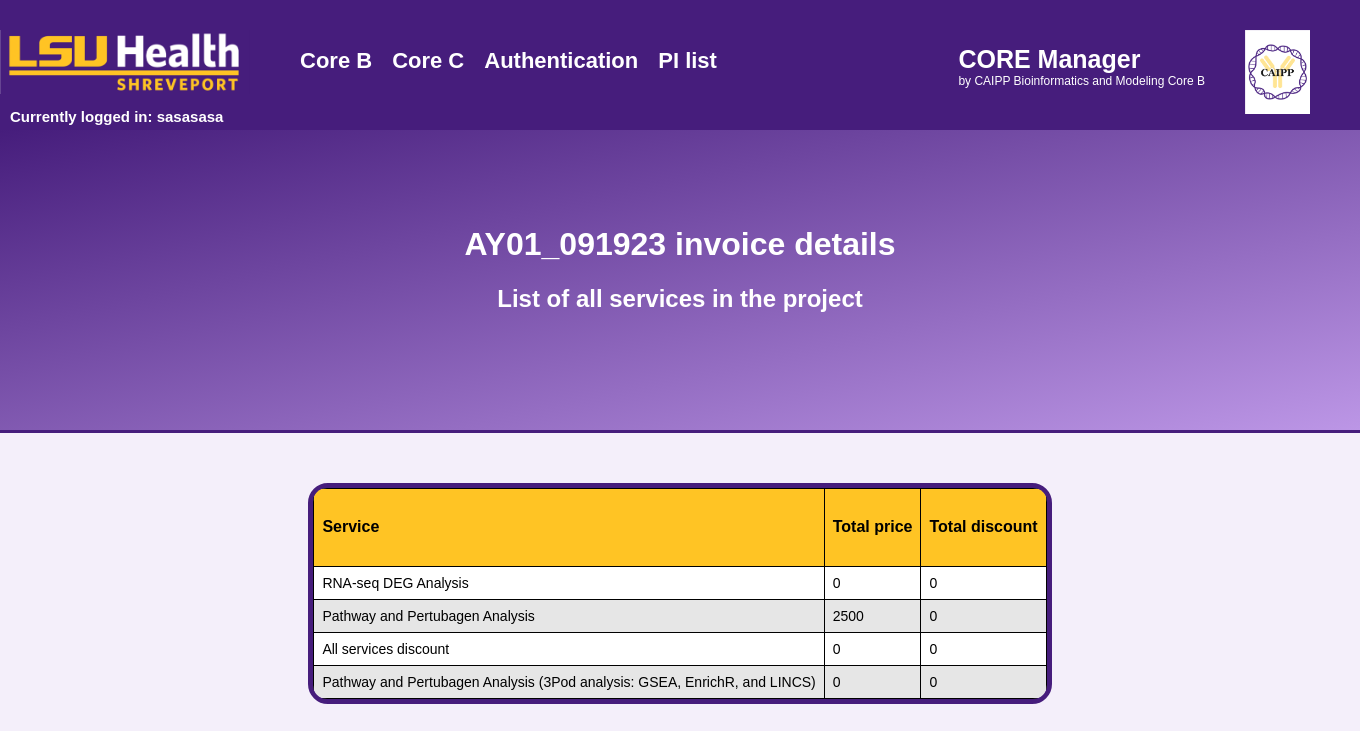
Page /invoice_details?project_id=AY01_091923 (signed in) on the committed database.
### app/models.py (models this page shows, shortened)
class User(UserMixin, db.Model):
    __tablename__ = 'users'
    id = db.Column(db.Integer, primary_key=True) # primary keys are required by SQLAlchemy
    email = db.Column(db.String(100), unique=True)
    password = db.Column(db.String(100))
    name = db.Column(db.String(100))
    urole = db.relationship('Role', secondary='userhasrole', back_populates='user')
    @property
    def is_admin(self):
        for ur in self.urole:
            if ur.role == "admin":
                return True
        return False
    @property
    def is_core_b(self):
        for ur in self.urole:
            if ur.role == "coreB":
                return True
        return False
    @property
    def is_core_c(self):
        for ur in self.urole:
            if ur.role == "coreC":
                return True
        return False

class Invoice(db.Model):
    __tablename__ = "invoices"
    id = db.Column(db.Integer, primary_key=True)
    project_id = db.Column(db.String(50))
    service_type = db.Column(db.String(100))
    service_sample_number = db.Column(db.Integer)
    service_sample_price = db.Column(db.Integer)
    total_price = db.Column(db.Integer)
    discount_sample_number = db.Column(db.Integer)
    discount_sample_amount = db.Column(db.Integer)
    discount_reason = db.Column(db.String(250))
    total_discount = db.Column(db.Integer)

### app/CoreB/invoices_list/routes.py (the view)
@bp.route('/invoice_details', methods=['GET'])
@login_required(["coreB", "admin"])
def invoice_details():
    if request.method == 'GET':
        project_id = request.args['project_id']
        invoice_details = []
        invoice = Invoice.query.filter_by(project_id=project_id).all()
        if invoice:
            for inv in invoice:
                invoice_detail_dict = {
                    'Service': inv.service_type,
                    'Total price': inv.total_price,
                    'Total discount': inv.total_discount
                }
                invoice_details.append(invoice_detail_dict)
        response = make_response(render_template('CoreB/invoice_details.html', data=invoice_details, project_id=project_id, list=list, len=len, str=str))
        response.headers["Cache-Control"] = "no-cache, no-store, must-revalidate" # HTTP 1.1.
        response.headers["Pragma"] = "no-cache" # HTTP 1.0.
        response.headers["Expires"] = "0" # Proxies.
        return response

### app/__init__.py (called while the page is built)
def login_required(role=[]):
    def wrapper(fn):
        @wraps(fn)
        def decorated_view(*args, **kwargs):
            if not current_user.is_authenticated:
                return login_manager.unauthorized()
            urole = current_user.urole
            for r in role:
                if r == "any":
                    break
                elif any(ur.role == r for ur in urole):
                    pass
                else:
                    return login_manager.unauthorized()
            return fn(*args, **kwargs)
        return decorated_view
    return wrapper

### app/templates/CoreB/invoice_details.html
{% extends "base.html" %}
{% block content %}
<html>
<body>
  <div class="header" id="gradheader">
    <h1 class="header_text">{{project_id}} invoice details</h1>
    <h2 class="header_text">List of all services in the project</h2>
  </div>
  <div class="noback_centerdiv">
    <div class="div-border-min">
      <table class="table_round_all">
        <thead>
          <tr>
            {% for header in data[0].keys() %}
            <th>
              <h4>{{ header }}</h4>
            </th>
            {% endfor %}
          </tr>
        </thead>
        <tbody>
          {% for row in range(0, len(data)) %}
          <tr id="{{row}}">
            {% for col in range(0, len(list(data[row].values()))) %}
            <td>
              {{ list(data[row].values())[col] }}
              {% endfor %}
              {% endfor %}
            </td>
          </tr>
        </tbody>
      </table>
    </div>
  </div>
</body>
</html>
{% endblock %}

### app/templates/base.html (shortened to what this page needs)
<!DOCTYPE html>
<html lang="en">
<head>
    <link rel="stylesheet" type="text/css" href="{{ url_for('static',filename='styles/page_style.css') }}">
</head>
<body>
    <div class='navbar'>
        <a href="/login"><img src="{{ url_for('static', filename='images/LSU.png') }}"
                style="width: 250px; padding-right: 50px; float: left" /></a>
        {% if current_user.is_authenticated %}
        {% if not (current_user.is_core_b and current_user.is_core_c)%}
        {% if current_user.is_core_b %}
        <a href="/orders">
            <h2 class="base-heading">Orders</h2>
        </a>
        <a href="/invoices_list">
            <h2 class="base-heading">Invoices</h2>
        </a>
        <a href="/graphs">
            <h2 class="base-heading">Graphs</h2>
        </a>
        {% endif %}
        {% if current_user.is_core_c %}
        <a href="/antibodies">
            <h2 class="base-heading">Antibodies</h2>
        </a>
        <a href="/panels">
            <h2 class="base-heading">Panels</h2>
        </a>
        <a href="/mouse">
            <h2 class="base-heading">Mouse Database</h2>
        </a>
        {% if current_user.is_admin and current_user.is_core_c%}
        <a href="/stock">
            <h2 class="base-heading">Stock</h2>
        </a>
        {% endif %}
        {% endif %}
        {% else %}
        <div class="dropdown">
            <h2 class="base-heading">Core B
            </h2>
        </div>
        <div class="dropdown">
            <h2 class="base-heading">Core C
            </h2>
        </div>
        {% endif %}
        {% if current_user.is_admin %}
        <a href="/pilist">
            <h2 class="base-heading">PI list</h2>
        </a>
        {% endif %}
        {% endif %}
        <div class="dropdown">
            <h2 class="base-heading">Authentication
            </h2>
        </div>
        <div class="rightdiv"> <img src="{{ url_for('static', filename='images/caipp.png') }}"
                style="width: 65px; margin-right: 50px; vertical-align: middle;" /></div>
        <div class="rightdiv" style=" padding-right: 40px; padding-top: 15px;">
            <h1 class="title" style="font-size: 25px;">CORE Manager</h1>
            <p class="title" style="font-size: 12px;">by CAIPP
                Bioinformatics and Modeling
                Core B</p>
        </div>
        {% if current_user.is_authenticated %}
        <h3 style="color: white; padding-left: 10px; font-size: 15px;">
            Currently logged in: {{ current_user.name }}</h3>
        {% endif %}
    </div>
    <div>
        {% block content %} {% endblock %}
    </div>
</body>
</html>

### app/static/styles/page_style.css (style rules this page uses)
:root { --Tekhelet: #461D7C; --MikadoYellow: #FFC424; --MikadoYellowShadow: #fbd128; --Magnolia: #F4EFFA; --Wisteria: #BC96E6; }
body { background-color: var(--Magnolia); min-width: 1350px; margin: 0px; padding-top: 0px; margin-bottom: 50px; font-family: sans-serif; }
.title { margin: 0px; color: white; }
.navbar { position: sticky; top: 0px; padding: 30px 0px; width: 100%; height: 70px; background-color: var(--Tekhelet); }
.dropdown { float: left; overflow: hidden; }
#gradheader { height: 150px; background-color: var(--Wisteria); background-image: linear-gradient(to bottom right, var(--Tekhelet), var(--Wisteria)); }
.header { width: 100%; text-align: center; padding-top: 75px; padding-bottom: 75px; margin-bottom: 20px; border-bottom: 3px solid var(--Tekhelet); }
.header_text { margin-left: auto; margin-right: auto; color: white; }
.div-border-min { border: 5px solid var(--Tekhelet); width: fit-content; border-radius: 20px; }
.rightdiv { float: right; }
.noback_centerdiv { justify-content: center; display: flex; padding: 30px; border-radius: 20px; }
.base-heading { display: inline-block; font-size: 22px; margin-right: 20px; color: white; }
table { font-family: sans-serif; border-collapse: collapse; overflow: hidden; table-layout: fixed; }
.table_round_all { border-radius: 14px; }
td, th { border: 1px solid black; text-align: left; padding: 8px; }
td { font-size: 14px; }
th { min-width: 60px; }
thead { background-color: var(--MikadoYellow); }
tr:nth-child(even) td { background-color: #e6e6e6; }
tr:nth-child(odd) td { background-color: #ffffff; }

### rows in the picture
User: name "sasasasa"
Invoice: service_type "RNA-seq DEG Analysis"
Invoice: service_type "Pathway and Pertubagen Analysis" "2500"
Invoice: service_type "All services discount"
Invoice: service_type "Pathway and Pertubagen Analysis (3Pod analysis: GSEA, EnrichR, and LINCS)"

### other values in the picture
{{ project_id }} "AY01_091923"
{{ header }} "Service" "Total price" "Total discount"
{{ list(data[row].values())[col] }} "0" "0" "0" "0" "0" "0" "0"
